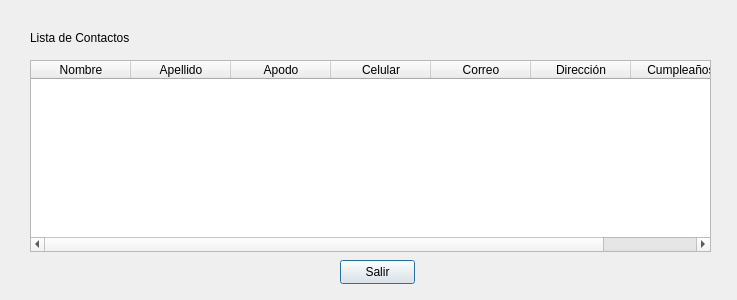
<?xml version="1.0" encoding="UTF-8"?>
<ui version="4.0">
 <class>mostrar_contactos</class>
 <widget class="QDialog" name="mostrar_contactos">
  <property name="geometry">
   <rect>
    <x>0</x>
    <y>0</y>
    <width>737</width>
    <height>300</height>
   </rect>
  </property>
  <property name="windowTitle">
   <string>Dialog</string>
  </property>
  <widget class="QPushButton" name="pushButton">
   <property name="geometry">
    <rect>
     <x>340</x>
     <y>260</y>
     <width>75</width>
     <height>24</height>
    </rect>
   </property>
   <property name="text">
    <string>Salir</string>
   </property>
  </widget>
  <widget class="QLabel" name="label">
   <property name="geometry">
    <rect>
     <x>30</x>
     <y>30</y>
     <width>101</width>
     <height>16</height>
    </rect>
   </property>
   <property name="text">
    <string>Lista de Contactos</string>
   </property>
  </widget>
  <widget class="QTableWidget" name="tablaContactos">
   <property name="geometry">
    <rect>
     <x>30</x>
     <y>60</y>
     <width>681</width>
     <height>192</height>
    </rect>
   </property>
   <column>
    <property name="text">
     <string>Nombre</string>
    </property>
   </column>
   <column>
    <property name="text">
     <string>Apellido</string>
    </property>
   </column>
   <column>
    <property name="text">
     <string>Apodo</string>
    </property>
   </column>
   <column>
    <property name="text">
     <string>Celular</string>
    </property>
   </column>
   <column>
    <property name="text">
     <string>Correo</string>
    </property>
   </column>
   <column>
    <property name="text">
     <string>Dirección</string>
    </property>
   </column>
   <column>
    <property name="text">
     <string>Cumpleaños</string>
    </property>
   </column>
  </widget>
 </widget>
 <resources/>
 <connections/>
</ui>
